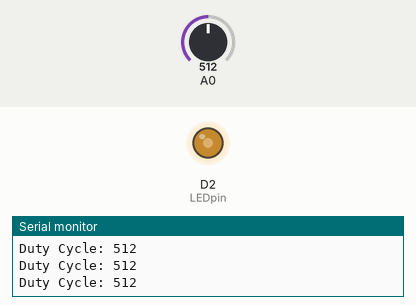
Recording of a sketch running on a simulated ESP8266 (NodeMCU). Parts: output pins drawn as LEDs (lit = HIGH), the last lines printed to the serial monitor. The inputs (shaded band) are chosen by the test bench; at power-on: A0 = 512.

Above: at 1.2 s.
1.3 s: A0 set to 716
At 1.7 s:
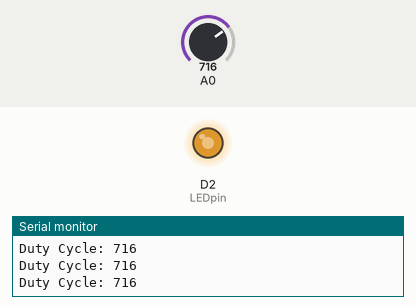
2.8 s: A0 set to 900
At 4.0 s:
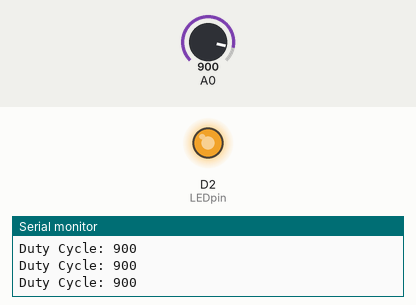
4.3 s: A0 set to 122
At 5.4 s:
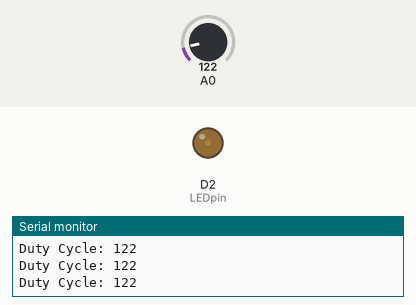
5.8 s: A0 set to 0
At 6.7 s:
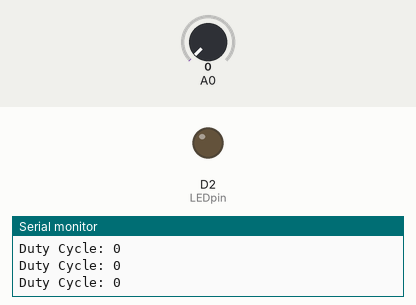
7.3 s: A0 set to 511
At 8.0 s:
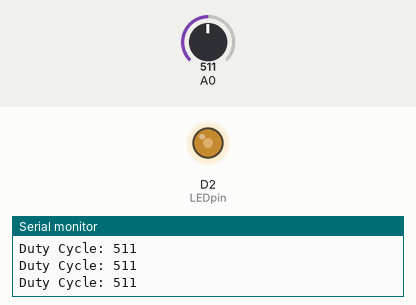
Timing chart, 0 to 9.8 s (numbered marks = the images above; inputs shaded):
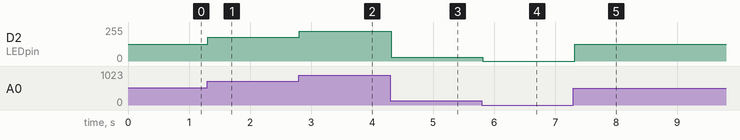

The sketch:

AnalogWrite.ino
```cpp
int LEDpin = D2;

/* By default PWM frequency is 1000Hz and we are using same
   for this application hence no need to set */

void setup(){
  Serial.begin(9600);
  analogWrite(LEDpin, 512);  /* set initial 50% duty cycle */
}

void loop(){
  /* read continuous POT and set PWM duty cycle according */
  uint16_t dutycycle =  analogRead(A0);
  /* limit dutycycle to 1023 if POT read cross it */
  if(dutycycle > 1023) dutycycle = 1023;
  Serial.print("Duty Cycle: ");  Serial.println(dutycycle);
  analogWrite(LEDpin, dutycycle);
  delay(100);
}
```

Measured:
- after the input at 1.3 s, D2 (LEDpin): 127/255 → 178/255 at once
- after the input at 2.8 s, D2 (LEDpin): 178/255 → 224/255 at once
- after the input at 4.3 s, D2 (LEDpin): 224/255 → 30/255 at once
- after the input at 5.8 s, D2 (LEDpin): 30/255 → 0/255 at once
- after the input at 7.3 s, D2 (LEDpin): 0/255 → 127/255 at once
